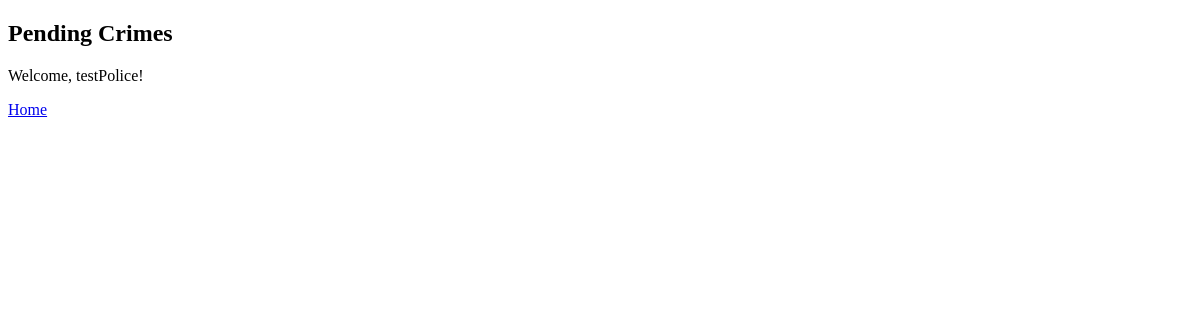
/police/viewCriminals (signed in), run on an earlier commit of the app's database.
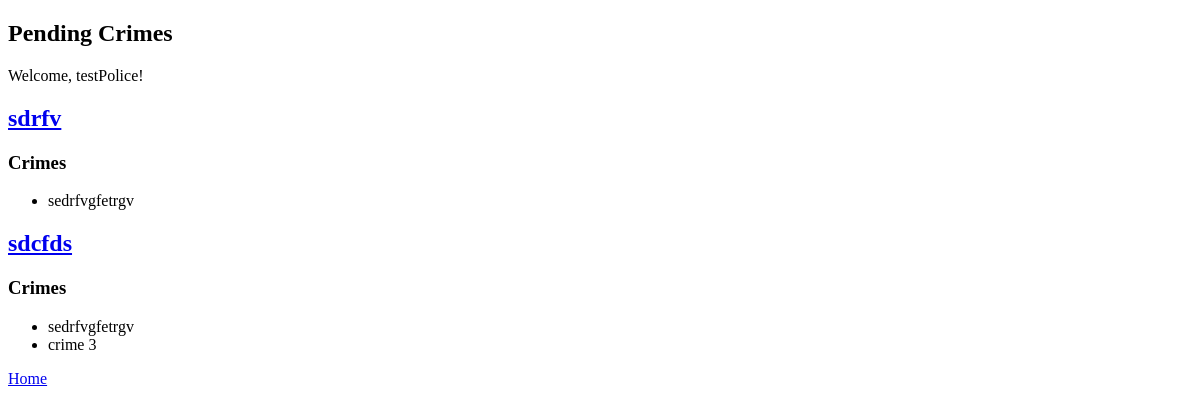
And on a later commit of the database.
### police/models.py (models this page shows, shortened)
class Criminal(models.Model):
    statusChoice = [("In Jail", "In Jail"), ("Free", "Free")]
    genderChoice = [("M", "Male"), ("F", "Females")]
    first_name = models.CharField(max_length=50)
    last_name = models.CharField(max_length=50)
    street = models.CharField(max_length=50)
    city = models.CharField(max_length=50)
    state = models.CharField(max_length=50)
    status = models.CharField(max_length=10, choices=statusChoice)
    gender = models.CharField(max_length=10, choices=genderChoice)
    date_of_birth = models.DateField()
    crime = models.ManyToManyField(Crime)

class Crime(models.Model):
    statusChoice = [
        ("Completed", "Completed"),
        ("Investigating", "Investigating"),
        ("Request Pending", "Request Pending"),
    ]
    crime_type = models.CharField(max_length=50)
    description = models.TextField()
    location = models.CharField(max_length=50)
    station = models.ForeignKey(Station, on_delete=models.CASCADE)
    status = models.CharField(max_length=50, choices=statusChoice)
    submitted_by = models.ForeignKey(CivilianModel, on_delete=models.CASCADE)
    def __str__(self):
        return f"{self.crime_type}"

### police/views.py (the view)
# urls.py: path("viewCriminals", views.view_criminals, name="viewCriminals"),
@login_required(login_url="policeLogin")
@user_passes_test(is_police, login_url="policeLogin")
def view_criminals(request):
    all_criminals = Criminal.objects.all()
    return render(
        request, "police_template/viewCriminals.html", {"criminals": all_criminals}
    )

### police/views.py (called while the page is built)
def is_police(user):
    return user.user_type == "Police"

### templates/police_template/viewCriminals.html (shortened to what this page needs)
<!DOCTYPE html>
<html lang="en">
<head>
</head>
<body>
    <h2>Pending Crimes</h2>
    <p>Welcome, {{request.user.username}}!</p>
    {% for criminal in criminals %}
        <h2><a href="{% url 'criminalDetails' criminal.id %}">{{criminal.first_name}}</a></h2>
        <p>
          <h3>Crimes</h3>
            <ul>
            {% for crime in criminal.crime.all %}
                <li>{{crime}}</li>
            {% endfor %}
            </ul>
        </p>
    {% endfor %}
    <a href="{% url 'policeHome' %}"> Home </a>
</body>
</html>

What changed in the data, as far as the page shows it:
added Criminal: first_name "sdrfv"
now on this page (row unchanged): Crime: crime_type "sedrfvgfetrgv"
added Criminal: first_name "sdcfds"
now on this page (row unchanged): Crime: crime_type "crime 3", shown under "sdcfds"
